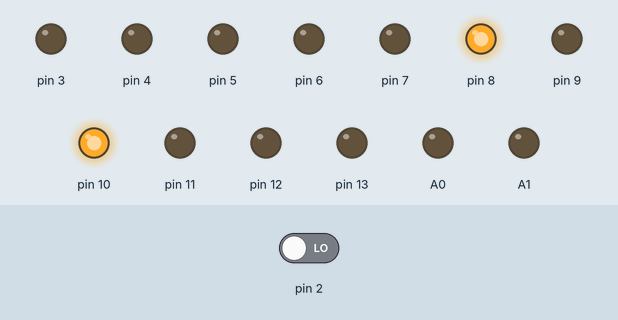
Recording of a sketch running on a simulated Arduino Uno, built with avr-gcc and run on an emulated ATmega328P. Parts: output pins drawn as LEDs (lit = HIGH). The inputs (shaded band) are chosen by the test bench; at power-on: pin 2 LOW. What the sketch prints to the serial monitor is not drawn.

Above: at 1.2 s.
1.3 s: pin 2 driven HIGH
At 7.2 s:
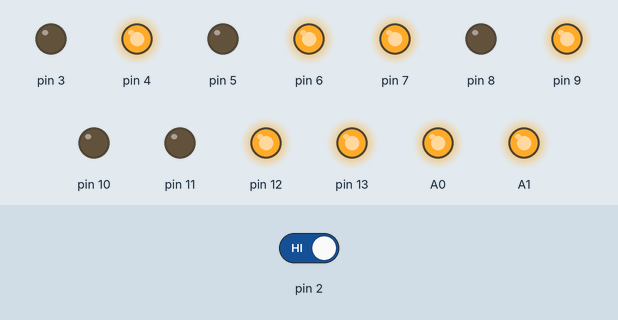
At 12.5 s:
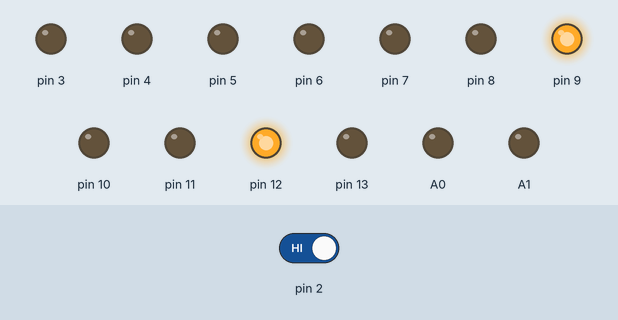
Timing chart, 0 to 18.9 s (numbered marks = the images above; inputs shaded):
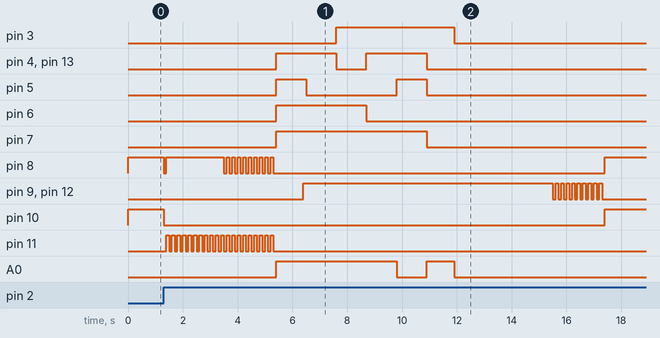

The sketch:

EX3_EX_4_2.ino
```cpp
volatile int state = LOW;

void setup() {
  // put your setup code here, to run once:
  pinMode(10,OUTPUT);
  pinMode(11,OUTPUT);
  pinMode(12,OUTPUT);
  pinMode(8,OUTPUT);
  pinMode(9,OUTPUT);
  pinMode(3,OUTPUT);
  pinMode(4,OUTPUT);
  pinMode(5,OUTPUT);
  pinMode(6,OUTPUT);
  pinMode(7,OUTPUT);
  pinMode(13,OUTPUT);
  pinMode(A0,OUTPUT);
  pinMode(A1,OUTPUT);
  pinMode(2,INPUT);
  attachInterrupt(digitalPinToInterrupt(2),blink, CHANGE);
  Serial.begin(9600);
}

void blink()
{
  state = !state;
}

void amareloCarroVermelhoPeao()
{
  int x = 0;

  while(x < 1000)
  {
    digitalWrite(11,HIGH);
    digitalWrite(8,HIGH);
    delay(100);
    digitalWrite(11,LOW);
    delay(100);
    x = x + 100;
  }
  while(x < 3000)
  {
    digitalWrite(11,HIGH);
    digitalWrite(8,HIGH);
    delay(100);
    x = x + 100;
    digitalWrite(11,LOW);
    digitalWrite(8,LOW);
    delay(100);
    x = x + 100;
  }
}
void vermelhoCarroVerdePeao()
{
  int x = 0;
  int r = 6;

  while(x < 4000)
  {
    relogio(r);
    r--;
    digitalWrite(12,HIGH);
    digitalWrite(9,HIGH);
    delay(100);
  x = x + 100;
  }
  while(x < 6000)
  {
    relogio(r);
    r--;
    digitalWrite(12,HIGH);
    digitalWrite(9,HIGH);
    delay(100);
    x = x + 100;
    digitalWrite(12,LOW);
    digitalWrite(9,LOW);
    delay(100);
    x = x + 100;
  }
}

void um()
{
  digitalWrite(3, HIGH);
  digitalWrite(4, LOW);
  digitalWrite(6, LOW);
  digitalWrite(5, LOW);
  digitalWrite(13, LOW);
  digitalWrite(A0, HIGH);
  digitalWrite(A1, LOW);
  digitalWrite(7, LOW);
  delay(1000);
  digitalWrite(3, LOW);
  digitalWrite(4, LOW);
  digitalWrite(6, LOW);
  digitalWrite(5, LOW);
  digitalWrite(13, LOW);
  digitalWrite(A0, LOW);
  digitalWrite(A1, LOW);
  digitalWrite(7, LOW);
}

void dois()
{
  digitalWrite(3, HIGH);
  digitalWrite(4, HIGH);
  digitalWrite(6, LOW);
  digitalWrite(5, HIGH);
  digitalWrite(13, HIGH);
  digitalWrite(A0, LOW);
  digitalWrite(A1, LOW);
  digitalWrite(7, HIGH);
  delay(1000);
}

void tres()
{
  digitalWrite(3, HIGH);
  digitalWrite(4, HIGH);
  digitalWrite(6, LOW);
  digitalWrite(5, LOW);
  digitalWrite(13, HIGH);
  digitalWrite(A0, HIGH);
  digitalWrite(A1, HIGH);
  digitalWrite(7, HIGH);
  delay(1000);
}

void quatro()
{
  digitalWrite(3, HIGH);
  digitalWrite(4, LOW);
  digitalWrite(6, HIGH);
  digitalWrite(5, LOW);
  digitalWrite(13, LOW);
  digitalWrite(A0, HIGH);
  digitalWrite(A1, HIGH);
  digitalWrite(7, HIGH);
  delay(1000);
}

void cinco()
{
  digitalWrite(3, LOW);
  digitalWrite(4, HIGH);
  digitalWrite(6, HIGH);
  digitalWrite(5, LOW);
  digitalWrite(13, HIGH);
  digitalWrite(A0, HIGH);
  digitalWrite(A1, HIGH);
  digitalWrite(7, HIGH);
  delay(1000);
}

void seis()
{
  digitalWrite(3, LOW);
  digitalWrite(4, HIGH);
  digitalWrite(6, HIGH);
  digitalWrite(5, HIGH);
  digitalWrite(13, HIGH);
  digitalWrite(A0, HIGH);
  digitalWrite(A1, HIGH);
  digitalWrite(7, HIGH);
  delay(1000);
}

void relogio(int x)
{
  if(x == 1)
  {
    um();
  }
  if(x == 2)
  {
    dois();
  }
  if(x == 3)
  {
    tres();
  }
  if(x == 4)
  {
    quatro();
  }
  if(x == 5)
  {
    cinco();
  }
  if(x == 6)
  {
    seis();
  }
}

void loop()
{
  // put your main code here, to run repeatedly:
  int t = 0;
  state = LOW;
  while((t < 10000) && (state == LOW))
  {
    Serial.print(state);
    while((t < 8000) && (state == LOW))
    {
      digitalWrite(10,HIGH);
      digitalWrite(8,HIGH);
      delay(100);
      t = t + 100;
    }
    while((t < 10000) && (state == LOW))
    {
      digitalWrite(10,HIGH);
      digitalWrite(8,HIGH);
      delay(100);
      t = t + 100;
      digitalWrite(10,LOW);
      digitalWrite(8,LOW);
      delay(100);
      t = t + 100;
    }
  }
  digitalWrite(10,LOW);
  digitalWrite(8,LOW);
  delay(100);
  amareloCarroVermelhoPeao();
  vermelhoCarroVerdePeao();

}
```

Measured:
- after the input at 1.3 s, pin 3: LOW → HIGH after 6.3 s instead of 15.0 s; pin 7: LOW → HIGH after 4.1 s instead of 12.8 s
- by itself, pin 4, pin 13: alternates HIGH for 2.2 s and LOW for 1.1 s, 4 changes in all, then stays LOW
- by itself, pin 5: alternates HIGH for 1.1 s and LOW for 3.3 s, 4 changes in all, then stays LOW
- by itself, pin 11: alternates HIGH for 0.10 s and LOW for 0.10 s, 40 changes in all, then stays LOW
